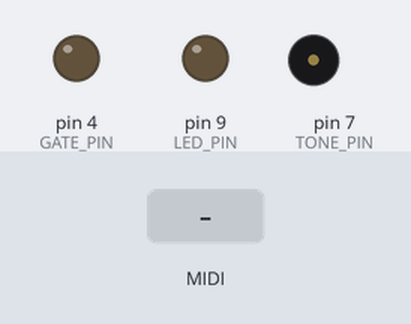
A sketch run on a simulated Arduino Mega 2560, built with avr-gcc and run on an emulated ATmega2560. Parts: output pins drawn as LEDs (lit = HIGH), buzzer (waves = sounding). The inputs (shaded band) are chosen by the test bench. MIDI output is not drawn; EEPROM starts erased; pins used as bus, display or sensor lines are not drawn.

Above: at 0.1 s.
At 1.9 s:
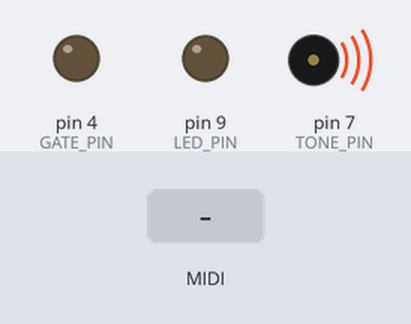
2.0 s: MIDI note 36 received
At 2.15 s:
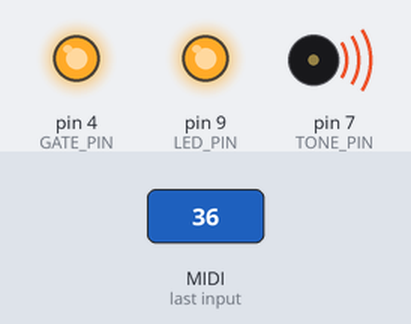
Timing chart, 0 to 5.0 s (numbered marks = the images above; inputs shaded):
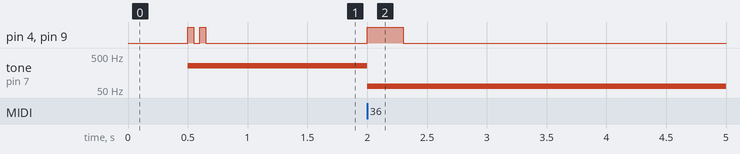

Measured:
- after the input at 2.0 s, pin 4 (GATE_PIN), pin 9 (LED_PIN): LOW → HIGH at once, → LOW 0.30 s later; tone on pin 7 (TONE_PIN): 262 Hz → 65 Hz at once

The sketch:

MIDI_CV.ino
```cpp
#include <MIDI.h>
#include "AH_MCP4922.h"
#include <EEPROM.h>
#include <avr/pgmspace.h>
#include "notebook.hpp"
#include "digitalWriteFast.h"

NoteBook notebook;

#define LED_PIN 9
#define GATE_PIN 4

#define TONE_PIN 7

#define CC_ALL_NOTES_OFF 123
#define CC_NOTE_PRIORITY 80
#define CC_PORTAMENTO_TIME 5

byte deviceID = 1;

AH_MCP4922 pitchDAC(10,11,12,LOW,LOW);
AH_MCP4922 velocityDAC(10,11,12,HIGH,LOW);

double targetFrequencyCode;
double currentFrequencyCode = 1;
double frequencyCodeSlideRate = 0;
double portamentoTime = 1;
int lastPitch = 0;
volatile uint16_t toneFrequency;
unsigned long noteStartTime;

int pitchbendOffset = 0;

const uint16_t frequency[128] PROGMEM = {8, 9, 9, 10, 10, 11, 12, 12, 13, 14, 15, 15, 16, 17, 18, 19, 21, 22, 23, 24, 26, 28, 29, 31, 33, 35, 37, 39, 41, 44, 46, 49, 52, 55, 58, 62, 65, 69, 73, 78, 82, 87, 92, 98, 104, 110, 117, 123, 131, 139, 147, 156, 165, 175, 185, 196, 208, 220, 233, 247, 262, 277, 294, 311, 330, 349, 370, 392, 415, 440, 466, 494, 523, 554, 587, 622, 659, 698, 740, 784, 831, 880, 932, 988, 1047, 1109, 1175, 1245, 1319, 1397, 1480, 1568, 1661, 1760, 1865, 1976, 2093, 2217, 2349, 2489, 2637, 2794, 2960, 3136, 3322, 3520, 3729, 3951, 4186, 4435, 4699, 4978, 5274, 5588, 5920, 5920, 6645, 7040, 7459, 7902, 8372, 8870, 9397, 9956, 10548, 11175, 11840, 12544};


MIDI_CREATE_DEFAULT_INSTANCE();
byte selectedChannel = 17;

void processNote(char pitch, char velocity) {
  toneFrequency = (unsigned int)pgm_read_word(&frequency[pitch]);

  targetFrequencyCode = (pitch - 12) * 42;
  frequencyCodeSlideRate = (targetFrequencyCode - currentFrequencyCode) / portamentoTime;

  velocityDAC.setValue((int)velocity << 5);

  tone(TONE_PIN, toneFrequency + (pitchbendOffset >> 5));
  lastPitch = pitch;
}

Note *result;

void handleNoteOn(byte channel, byte pitch, byte velocity)
{
  noteStartTime = millis();
  result = notebook.noteOn(pitch, velocity);
  processNote(result->pitch, result->velocity);
  digitalWrite(GATE_PIN, HIGH);
  digitalWrite(LED_PIN, HIGH);
}

void updateFrequencyDAC() {

  currentFrequencyCode += frequencyCodeSlideRate * (millis() - noteStartTime);

  if (frequencyCodeSlideRate < 0 && currentFrequencyCode <= targetFrequencyCode) {
    frequencyCodeSlideRate = 0;
    currentFrequencyCode = targetFrequencyCode;
  }
  if (frequencyCodeSlideRate > 0 && currentFrequencyCode >= targetFrequencyCode) {
    frequencyCodeSlideRate = 0;
    currentFrequencyCode = targetFrequencyCode;
  }

  pitchDAC.setValue((int)currentFrequencyCode + pitchbendOffset);
}

void handleNoteOff(byte channel, byte pitch, byte velocity)
{
  result = notebook.noteOff(pitch);

  if (result == 0) {
    digitalWrite(GATE_PIN, LOW);
    digitalWrite(LED_PIN, LOW);
  } else {
    processNote(result->pitch, result->velocity);
  }
}


void handleControlChange(byte channel, byte number, byte value)
{
  switch (number) {

    case CC_PORTAMENTO_TIME:
      portamentoTime = 1.0 + 4.0 * pow(value, 3.5);
      break;

    case CC_NOTE_PRIORITY:
      if (value >= 64) {
        notebook.setMode(velocity);
      } else if (value >= 32) {
        notebook.setMode(highest);
      } else {
        notebook.setMode(lowest);
      }
      break;

    case CC_ALL_NOTES_OFF:
      notebook.allNotesOff();
      handlePitchBend(selectedChannel, 0);
      digitalWrite(GATE_PIN, LOW);
      digitalWrite(LED_PIN, LOW);
      break;
  }
}


void handlePitchBend(byte channel, int bend)
{
  pitchbendOffset = bend >> 4;

  tone(TONE_PIN, toneFrequency + (pitchbendOffset >> 5));
}


void setMidiChannel(byte newChannel) {
  newChannel = newChannel % 17;
  if (newChannel == 0) {
    newChannel = 1;
  }
  EEPROM.update(0, newChannel);
  MIDI.begin(newChannel);
  playScale(newChannel);

}


void handleSystemExclusive(byte message[], unsigned size) {

  if (message[1] != 0x77) return;      // manufacturer ID
  if (message[2] != 0x16) return;      // model ID
  if (message[3] != deviceID) return;  // device ID

  switch (message[4]) {

    case 0x00:
      setMidiChannel(message[5]);
      break;

    default:
      break;
  }

}


// -----------------------------------------------------------------------------

void setup()
{
    selectedChannel = EEPROM.read(0);
    if (selectedChannel > 16) {
      selectedChannel = 1;
      EEPROM.update(0, selectedChannel);
    }

    pinMode(LED_PIN, OUTPUT);
    digitalWrite(LED_PIN, LOW);
    pinMode(GATE_PIN, OUTPUT);
    digitalWrite(GATE_PIN, LOW);

    delay(500);

    playScale(selectedChannel);

    // calibrate 8V
    // calibrate full velocity
    handleNoteOn(selectedChannel, 108, 127);
    handleNoteOff(selectedChannel, 108, 127);

    MIDI.setHandleNoteOn(handleNoteOn);
    MIDI.setHandleNoteOff(handleNoteOff);
    MIDI.setHandlePitchBend(handlePitchBend);
    MIDI.setHandleControlChange(handleControlChange);
    MIDI.setHandleSystemExclusive(handleSystemExclusive);

    setMidiChannel(selectedChannel);
}

void playScale(int channel) {

  int note = 60;

  for (int i=0; i<channel; i++) {

      handleNoteOn(channel, note, 100);
      delay(50);
      handleNoteOff(channel, note, 100);
      delay(50);
      note++;
  }

}

void loop()
{
    MIDI.read();
    updateFrequencyDAC();
}
```

AH_MCP4922.cpp
```cpp
/*************************************************************************
**  Device: MCP4922                                                 	**
**  File:   AH_MCP4922.h - Library for get out analog voltage          	**
**								    	**
**  Created by A. Hinkel 2011-12-28  					**
**  download from "http://www.alhin.de/arduino"  			**
**					                               	**
**  Based on code from:							**
**  http://www.sinneb.net/2010/06/mcp4922-12bit-dac-voltage-controller/ **
**									**
**  Released into the public domain.  		                    	**
**                                                                  	**
**                                                                  	**
**************************************************************************/


#if defined(ARDUINO) && ARDUINO >= 100
#include "Arduino.h"
#else
#include "WProgram.h"
#endif

#include "AH_MCP4922.h"


AH_MCP4922::AH_MCP4922(int SDI, int SCK, int CS, boolean DAC, boolean GAIN)
{
 _DATAOUT = SDI;
 _SPICLOCK = SCK;
 _SLAVESELECT = CS;
 _DAC = DAC;
 _GAIN = GAIN;

 pinMode(_DATAOUT,OUTPUT);
 pinMode(_SPICLOCK,OUTPUT);
 pinMode(_SLAVESELECT,OUTPUT);

}

//************************************************************************
void AH_MCP4922::setValue(int Value) {
  sendIntValueSPI(Value);
}
//************************************************************************
void AH_MCP4922::sendSPIClock() {
  digitalWrite(_SPICLOCK, HIGH);
  digitalWrite(_SPICLOCK, LOW);
//  delay(1);
  delayMicroseconds(1);
}

//************************************************************************
void AH_MCP4922::sendSPIHeader() {
  					// bit 15
					// 0 write to DAC_A
					// 1 write to DAC_B
  digitalWrite(_DATAOUT,_DAC);
  sendSPIClock();
					// bit 14 Vref input buffer control
					// 0 unbuffered
					// 1 buffered
  digitalWrite(_DATAOUT,LOW);
  sendSPIClock();
					// bit 13 Output Gain selection
					// 0 2x
					// 1 1x
  digitalWrite(_DATAOUT,_GAIN);
  sendSPIClock();
					// bit 12 Output shutdown control bit
					// 0 Shutdown the device
					// 1 Active mode operation *
  digitalWrite(_DATAOUT,HIGH);
  sendSPIClock();
}

//************************************************************************
void AH_MCP4922::sendIntValueSPI(int value) {
 // initiate data transfer with 4922
 digitalWrite(_SLAVESELECT,LOW);

 // send 4 bit header
 sendSPIHeader();

  // send data
  for(int i=11;i>=0;i--){
    digitalWrite(_DATAOUT,((value&(1<<i)))>>i);
    sendSPIClock();
  }

  // finish data transfer
  digitalWrite(_SLAVESELECT,HIGH);
}


 
```

AH_MCP4922.h
```cpp
/*************************************************************************
**  Device: MCP4922                                                 	**
**  File:   AH_MCP4922.h - Library for get out analog voltage          	**
**								    	**
**  Created by A. Hinkel 2011-12-28                                 	**
**  download from "http://www.alhin.de/arduino"  			**
**									**
**  Based on Code from:							**
**  http://www.sinneb.net/2010/06/mcp4921-12bit-dac-voltage-controller/ **
**									**
**  Released into the public domain.  		                    	**
**                                                                  	**
**                                                                  	**
*************************************************************************/


#ifndef AH_MCP4922_h
#define AH_MCP4922_h

#if defined(ARDUINO) && ARDUINO >= 100
#include "Arduino.h"
#else
#include "WProgram.h"
#endif


class AH_MCP4922
{
  public:
    AH_MCP4922(int SDI, int SCK,int CS, boolean DAC, boolean GAIN);
    void setValue(int Value);

  private:
    int _DATAOUT;
    int _SPICLOCK;
    int _SLAVESELECT;
    boolean _DAC;
    boolean _GAIN;

    void sendSPIHeader();
    void sendIntValueSPI(int value);
    void sendSPIClock();
};

#endif

/********************************
*				*
* DAC=LOW  => DAC_A select	*
* DAC=HIGH => DAC_B select	*
*				*
* GAIN=LOW  => 2x gain select	*
* GAIN=HIGH => 1x gain select	*
*				*
********************************/
```

notebook.hpp
```cpp
enum NB_Mode { highest, lowest, velocity };

class Note {
        public:
                Note(char _pitch, char _velocity) :
                        pitch(_pitch), velocity(_velocity) {
                        this->next = 0;
                }
                char pitch;
                char velocity;
                Note *next;
};

bool higherPitch(Note *a, Note *b) {
	return (a->pitch > b->pitch);
}
bool lowerPitch(Note *a, Note *b) {
	return (a->pitch < b->pitch);
}
bool higherVelocity(Note *a, Note *b) {
	return (a->velocity > b->velocity);
}

class NoteBook {
	public:
		NoteBook(NB_Mode _mode = velocity) {
			head = 0;
			setMode(_mode);
		};
		Note *noteOn(char _pitch, char _velocity);
		Note *noteOff(char _pitch);
		void setMode(NB_Mode mode);
		int allNotesOff();
	private:
		Note *head;
		bool (*comesBefore)(Note *a, Note *b);
};

void NoteBook::setMode(NB_Mode mode) {
	switch (mode) {
		case velocity:
			comesBefore = higherVelocity;
			break;
		case highest:
			comesBefore = higherPitch;
			break;
		case lowest:
			comesBefore = lowerPitch;
			break;
	}
}

Note *NoteBook::noteOn(char _pitch, char _velocity) {
	Note *newNote = new Note(_pitch, _velocity);

	if ((head == 0) || (comesBefore(newNote, head))) {
		newNote->next = head;
		head = newNote;
		return head;
	}

	Note *previous, *current = head;
	do {
		previous = current;
		current = current->next;
	} while ((current != 0) && !comesBefore(newNote, current));

	newNote->next = current;
	previous->next = newNote;

	return head;
}

Note *NoteBook::noteOff(char _pitch) {
	if (head == 0) {
		return head;
	}
	Note *current, *previous;
	while ((head != 0) && (head->pitch == _pitch)) {
		current = head;
		head = head->next;
		delete current;
	}
	current = head;
	while (current != 0) {

                previous = current;
                current = current->next;

	        if ((current != 0) && (current->pitch == _pitch)) {
                	previous->next = current->next;
        	        delete current;
			current = previous->next;
	        }
	}
	return head;
}

int NoteBook::allNotesOff() {
	Note *current = head, *previous;
	int count = 0;
	while (current != 0) {
		previous = current;
		current = current->next;
		delete previous;
		count++;
	}
	return count;
}
```

Source omitted: digitalWriteFast.h (11354 bytes)
